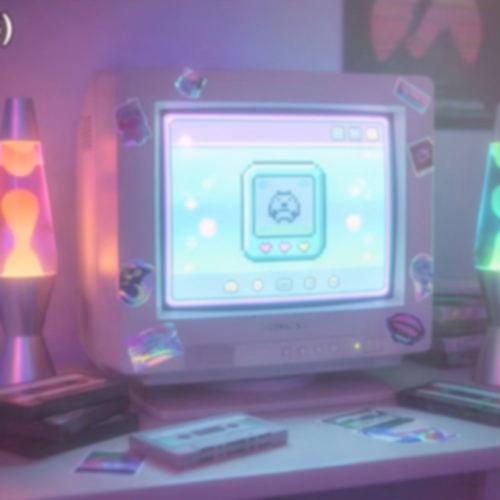
#> input picture img/angels.jpg, 1000 x 1000 px, found by its file name (shown at 1/2 size); its folder holds 8 pictures in this run
$ python p6.py
#> lines starting #> are read from the running program, lines starting #| are printed output that depends on the picture
from PIL import Image, ImageEnhance, ImageFilter, ImageChops
import numpy as np
IMG="/sessions/beautiful-pensive-edison/mnt/outputs/img"
def cover(im,w,h):
    iw,ih=im.size;s=max(w/iw,h/ih)
    n=im.resize((max(w,int(iw*s)+1),max(h,int(ih*s)+1)),Image.LANCZOS)
    x=(n.width-w)//2;y=(n.height-h)//2
    return n.crop((x,y,x+w,y+h)).convert("RGB")
def shine(im,st):
    w,h=im.size;yy,xx=np.mgrid[0:h,0:w];d=(xx/w+(h-yy)/h)/2;g=np.clip((d-.4)*2.2,0,1)**1.6
    m=Image.fromarray((g*255*st).astype("uint8"),"L")
    return Image.composite(ImageChops.screen(im,Image.new("RGB",(w,h),(255,255,255))),im,m)
def cryst(src,color,a,w,h,o,sat=1.12):
    im=cover(Image.open(f"{IMG}/{src}"),w,h)
    im=ImageEnhance.Color(im).enhance(sat);im=ImageEnhance.Brightness(im).enhance(1.05)
    im=Image.blend(im,Image.new("RGB",im.size,color),a)
    im=Image.blend(im,ImageChops.screen(im,im.filter(ImageFilter.GaussianBlur(16))),0.5)
    im=shine(im,0.26);im=im.filter(ImageFilter.GaussianBlur(2.6))
    im.save(f"{IMG}/{o}",quality=85);print(o)
cryst("angels.jpg",(165,140,255),0.24,800,460,"cryB.jpg")   # violet
#> in cover, `iw, ih = im.size`: iw = 1000
#> in cover, `s = max(w / iw, h / ih)`: s = 0.8
#> in cryst, `im=Image.blend(im,Image.new("RGB",im.size,color),a)`:
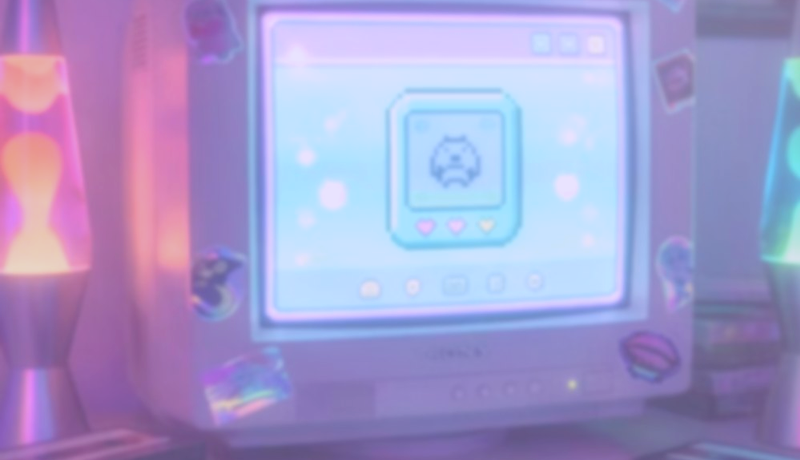
#> im: PIL image 800x460 RGB; mean R, G, B 164.4, 154.6, 204.8
#> in shine, `m=Image.fromarray((g*255*st).astype("uint8"),"L")`:
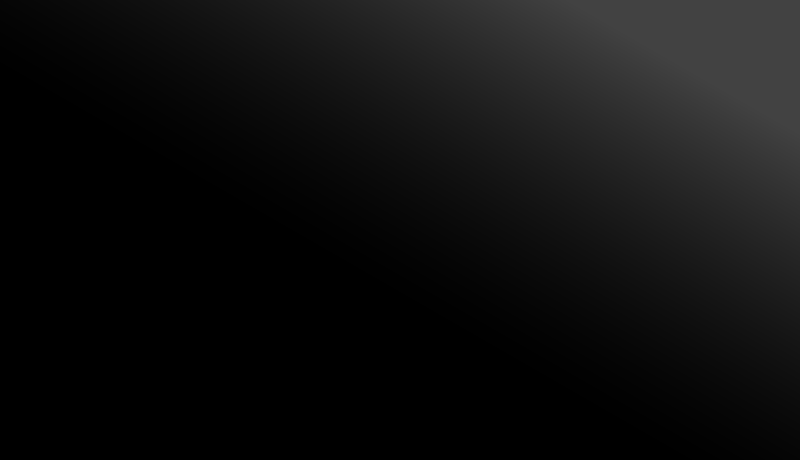
#> m: PIL image 800x460 L; min 0, max 66, mean 15
#> in shine, `return Image.composite(ImageChops.screen(im,Image.new("RGB",(w,h),(255..`:
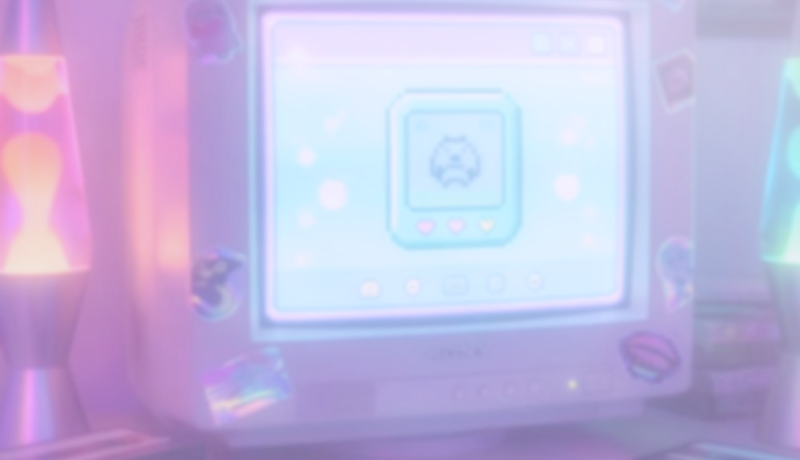
#> returned value: PIL image 800x460 RGB; mean R, G, B 195.3, 184.6, 223.7
#| cryB.jpg
cryst("golden.jpg",(255,188,150),0.22,800,460,"cryC.jpg")   # warm rose-gold
#> call 2 of cryst, with src = 'golden.jpg', color = (255, 188, 150), a = 0.22, w = 800, h = 460, o = 'cryC.jpg', sat = 1.12
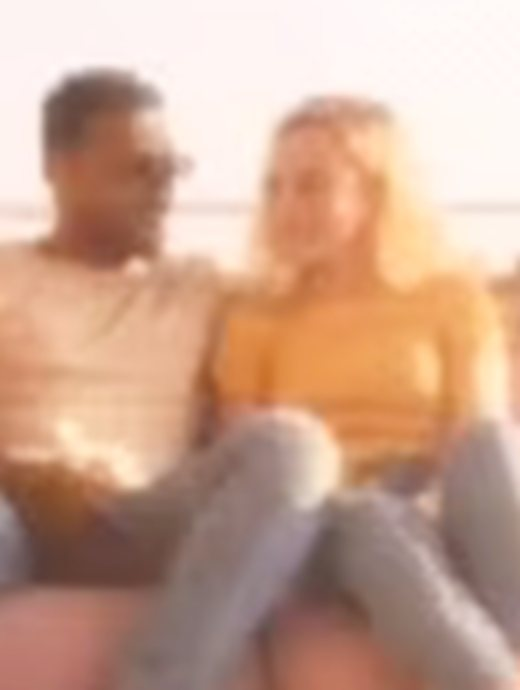
#> input picture img/golden.jpg, 520 x 690 px, found by its file name
#> call 2 of cover, with w = 800, h = 460
#> in cover (call 2), `iw, ih = im.size`: iw = 520; ih = 690
#> in cover (call 2), `s = max(w / iw, h / ih)`: s = 1.54
#> in cover (call 2), `return n.crop((x,y,x+w,y+h)).convert("RGB")`:
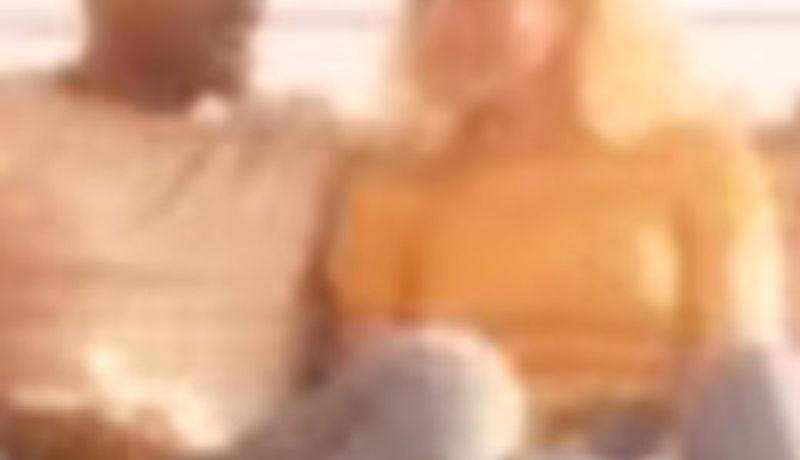
#> returned value: PIL image 800x460 RGB; mean R, G, B 216.3, 163.6, 126.9
#> in cryst (call 2), `im=Image.blend(im,Image.new("RGB",im.size,color),a)`:
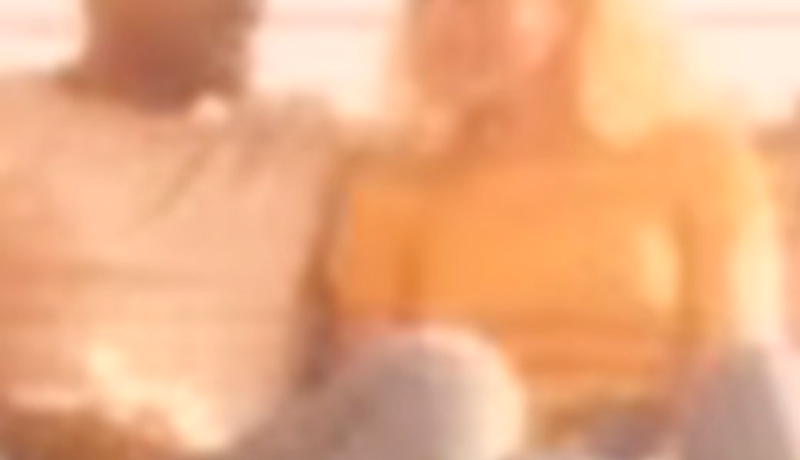
#> im: PIL image 800x460 RGB; mean R, G, B 234.2, 172.9, 130.9
#> call 2 of shine, with st = 0.26
#> in shine (call 2), `return Image.composite(ImageChops.screen(im,Image.new("RGB",(w,h),(255..`:
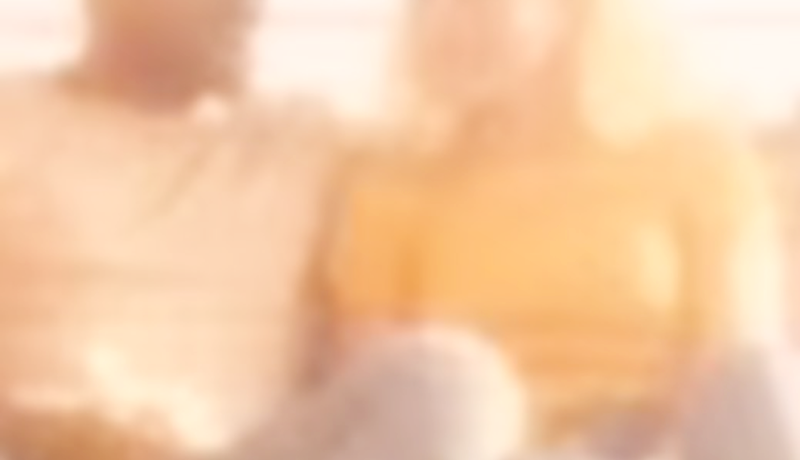
#> returned value: PIL image 800x460 RGB; mean R, G, B 242.9, 201.4, 165.1
#| cryC.jpg
cryst("neon.jpg",(150,225,255),0.22,800,460,"cryD.jpg")     # icy blue
#> (the run stopped early here; a loop or call above may not have finished)
